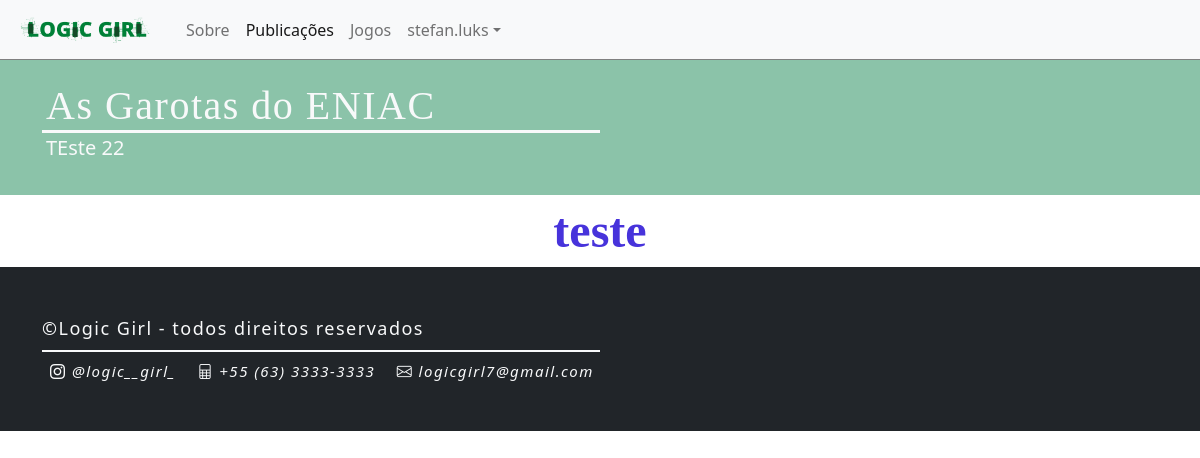
Page /Post/As-Garotas-do-ENIAC (signed in) on the committed database.
### app_posts/models.py (models this page shows, shortened)
class Publicacao(models.Model):
    UID = models.CharField("Código UID da publicação", max_length=200, null=True, blank=True)
    titulo = models.CharField("Título da publicação", max_length=150)
    resumo = models.TextField("Resumo da publicação", max_length=500, null=True, blank=True)
    conteudo = models.TextField("Conteúdo [ HTML + Bootstrap ]", max_length=10000, null=True, blank=True)
    autor = models.ForeignKey(Usuario,on_delete=models.CASCADE)
    image = models.CharField("Imagem de perfil do Usuario",max_length=10000, null=True, blank=True)
    data_publicacao = models.DateField("Data de Publicação", null=True, blank=True)
    tipos = (
        ("0","POST"),
        ("1","JOGO"),
    )
    tipo = models.CharField("Tipo da Publicação", max_length=5, choices=tipos, null = True, blank = True, default=tipos[0])
    estados = (
        ("0","salvo"),
        ("1","revisão"),
        ("2","revisado"),
        ("3","publicado"),
    )
    status = models.CharField("Status da Publicação", max_length=15, choices=estados, null = True, blank = True, default=estados[0])
    class Meta:
        verbose_name = "Publicação"
        verbose_name_plural = "Publicações"

### app_posts/views.py (the view)
# urls.py: path('Post/',Publicacoes,name="Publicacoes"),
def Post(request, uid):
    if Publicacao.objects.filter(UID = uid):
        post = Publicacao.objects.get(UID = uid)
        edicao = False
        if request.user.is_authenticated:
            user = Usuario.objects.get(username = request.user.username)
            if user == post.autor:
                edicao = True
        return render(request, 'Post.html', {
            "title":post.titulo,
            "navActive":"Publicacoes",
            "edicao":edicao,
            "post":post,
        })
    else:
        return render(request, 'Erro.html', {
            "title":"ERROR",
            "navActive":"ERRO",
            "msg":"'Publicação não encontrada!'"
        })

### app_posts/templates/Post.html (shortened to what this page needs)
{% extends 'base.html' %}
{% block page %}
    <div class="container-fluid bg bg-success py-3 bg-opacity-50">
        <div class="container py-2">
            <div class="titulo w-100 py-2 d-flex align-items-start flex-column">
                <h3 class="fs-1 px-1 my-0 text-light" style="font-family: fantasy; letter-spacing: 1.5px;">{{post.titulo}}</h3>
                <div class="linha w-50 bg bg-light" style="height: 3px;"></div>
                <p name="resumo" class="edit-resumo fs-5 px-1 my-0 text-light">{{post.resumo}}</p>
            </div>
        </div>
    </div>
    {{post.conteudo | safe }}
{% endblock %}

### app_posts/templates/base.html (shortened to what this page needs)
<!doctype html>
{% load static %}
<html lang="pt-br">
  <head>
    <link rel="stylesheet" href="https://cdn.jsdelivr.net/npm/bootstrap-icons@1.9.1/font/bootstrap-icons.css">
    <link href="https://cdn.jsdelivr.net/npm/bootstrap@5.2.2/dist/css/bootstrap.min.css" rel="stylesheet">
</head>
<body>
    <nav class="navbar fixed-top navbar-expand-lg bg-light">
        <div class="container-fluid">
            <a class="navbar-brand" href="{% url 'Home' %}">
                <img src="{% static 'imagens/logo.png' %}" class="img-logo"></a>
            <div class="collapse navbar-collapse" id="navbarNavAltMarkup">
                <div class="navbar-nav">
                    {% if navActive == "Sobre" %}
                        <a class="nav-link active" aria-current="page" href="{% url 'Home' %}">Sobre</a>
                    {% else %}
                        <a class="nav-link" aria-current="page" href="{% url 'Home' %}">Sobre</a>
                    {% endif %}
                    {% if navActive == "Publicacoes" %}
                        <a class="nav-link active" href="{% url 'Publicacoes' %}">Publicações</a>
                    {% else %}
                        <a class="nav-link" href="{% url 'Publicacoes' %}">Publicações</a>
                    {% endif %}
                    {% if navActive == "Jogos" %}
                        <a class="nav-link active" href="{% url 'Jogos' %}">Jogos</a>
                    {% else %}
                        <a class="nav-link" href="{% url 'Jogos' %}">Jogos</a>
                    {% endif %}
                    {% if request.user.is_authenticated %}
                        <li class="nav-item dropdown">
                            <a class="nav-link dropdown-toggle" href="#" role="button" data-bs-toggle="dropdown" aria-expanded="false">
                                {{ request.user.username }}
                            </a>
                        </li>
                    {% else %}
                        <a class="nav-link" href="{% url 'login' %}">
                            <i class="bi bi-box-arrow-in-right"></i>
                            <span>Entrar</span>
                        </a>
                    {% endif %}
                </div>
            </div>
        </div>
    </nav>
    {% block page %}
    {% endblock %}
    <div class="container-fluid bg bg-dark">
        <div class="container py-4">
            <div class="titulo w-100 py-3 d-flex align-items-start flex-column">
                <p class="py-2 my-0 text-light" style="font-size: 18px; letter-spacing: 1.5px;">©Logic Girl - todos direitos reservados</p>
                <div class="linha w-50 bg bg-light" style="height: 2px;"></div>
                <p class="py-2 my-0 text-light" style="font-size: 15px; letter-spacing: 1.5px;">
                    <a class="text-light text-decoration-none mx-2" href="https://www.instagram.com/logic__girl_/"><i class="bi bi-instagram"> @logic__girl_</i></a>
                    <a class="text-light text-decoration-none mx-2" href="#"><i class="bi bi-file-spreadsheet"> +55 (63) 3333-3333</i></a>
                    <a class="text-light text-decoration-none mx-2" href="#"><i class="bi bi-envelope"> logicgirl7@gmail.com</i></a>
                </p>
            </div>
        </div>
    </div>
</body>
</html>

### rows in the picture
Publicacao: titulo "As Garotas do ENIAC", resumo "TEste 22", conteudo "teste"

### other values in the picture
{{ request.user.username }} "stefan.luks"
